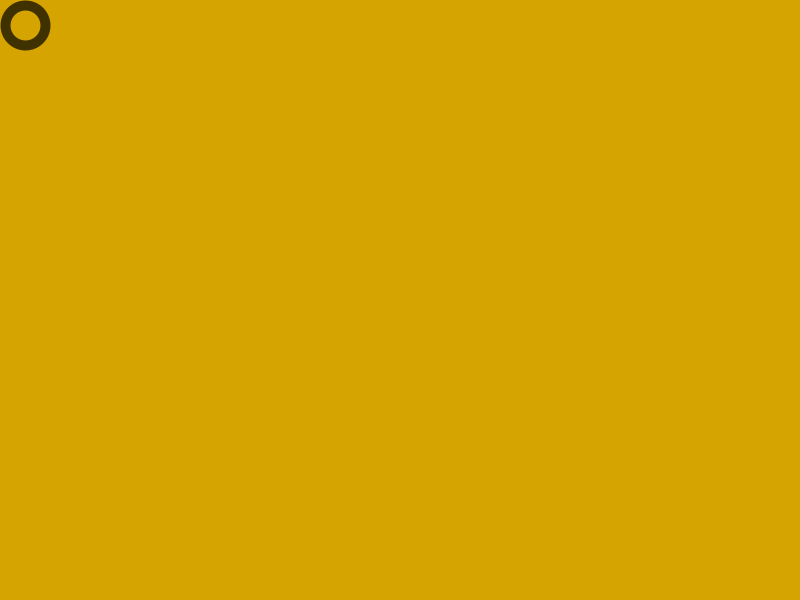
Frame 1 (no input)
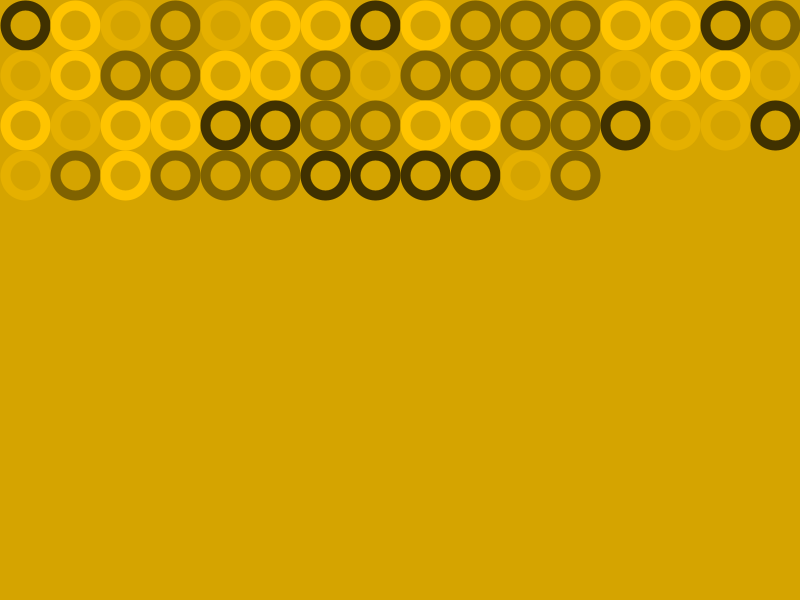
Frame 60 (the mouse pressed at the canvas centre just before this capture)
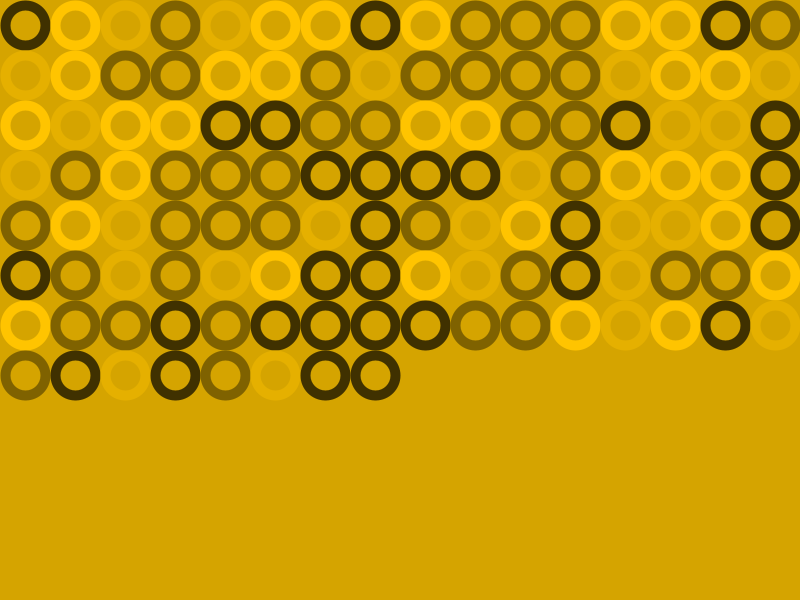
Frame 120 (the mouse held since frame 60 and released just before this capture)

The Processing sketch that drew these frames (run headless with seeded random() and noise(); from frame 60 on, the mouse is pressed at the canvas centre):

// Processing sketch: processing_109896
// ── processing_109896.pde

//Code blokcs, arrays, and Color palettes
// Global variables
// Working with if, for, and while

// Global Variables

int x = 25;
int y = 25;
color[] palette =
{ #D5A400, #7F6200, #FFC400, #403100, #E5B000};


// Setup()

void setup() {
 size(800, 600);
 background(palette[0]);
}

// Draw

void draw() {
 float r = random(1,5);
 strokeWeight(10);
 stroke(palette[int(r)]);
 noFill();
 ellipse(x, y, 40, 40);
 if (x < width) {
 x += 50;
  if (x > width) {
   y += 50;
   x = 25;
  }
 }
}
